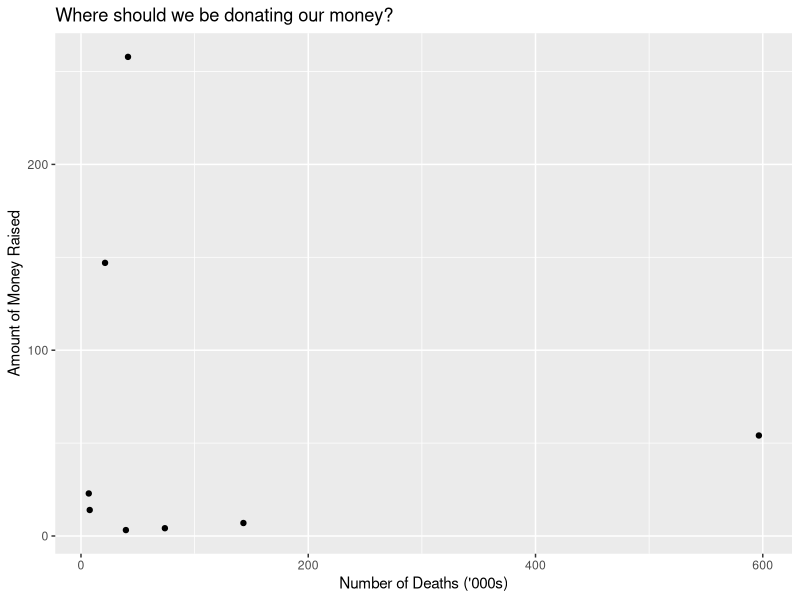

This chart was generated by the following R code: (Note: this script raises an error after producing the figure.)
## ---- chunk 1
demo <- read.csv("Donation-Disease.csv", stringsAsFactor=F)
library(ggplot2)
demo$Death <- demo$Death/1000
qplot(demo$Death, demo$MoneyRaised,
      xlab = "Number of Deaths ('000s)",
      ylab = "Amount of Money Raised",
      main = "Where should we be donating our money?")
## ---- chunk 2
IS <- InsectSprays
groups <- aggregate(IS$count ~ IS$spray, FUN = "mean")
groups
## ---- chunk 3
require("RColorBrewer")
color <- brewer.pal(11, "RdYlGn")
ggplot(IS, aes(x=count)) + geom_histogram(binwidth = 3, fill = color) + xlab("Number of bugs killed")
## ---- chunk 4
ggplot(data = IS, aes(x = count, fill = spray)) + geom_dotplot(binwidth = 1, dotsize = 0.9, stackdir = "centerwhole") + xlab("No. of bugs killed") + scale_y_continuous(name="Spray Count", breaks = NULL) + ggtitle("Sprays vs Bugs")
## ---- chunk 5
ggplot(data = IS) + geom_boxplot(aes(y = count, x = spray), fill = brewer.pal(6, "Blues")) + xlab("Spray type") + ylab("No. of bugs killed") + ggtitle("Bug sprays: effectiveness vs consistency")
